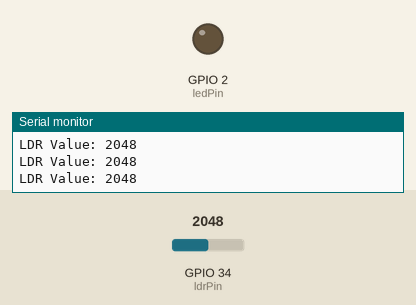
Simulated run of this sketch. Board: ESP32. On the bench: output pins drawn as LEDs (lit = HIGH), the last lines printed to the serial monitor. The inputs (shaded band) are chosen by the test bench; at power-on: GPIO 34 (ldrPin) = 2048.

Above: at 1.2 s.
1.3 s: GPIO 34 (ldrPin) set to 0
At 1.7 s:
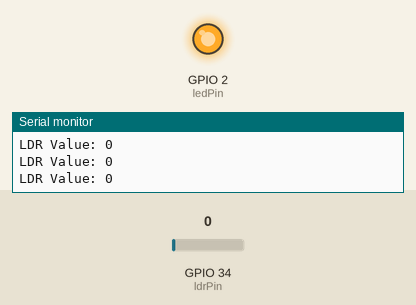
2.8 s: GPIO 34 (ldrPin) set to 491
At 4.2 s:
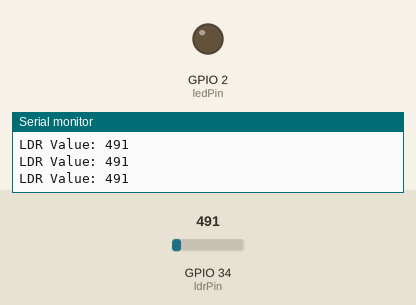
Timing chart, 0 to 5.8 s (numbered marks = the images above; inputs shaded):
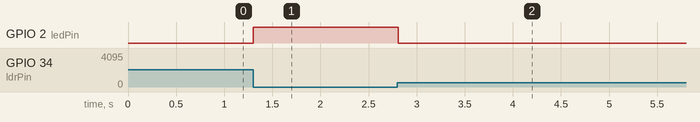

The sketch:

ldrtest.ino
```cpp
const int ldrPin = 34;
const int ledPin = 2;

void setup() {
  Serial.begin(115200);
  pinMode(ledPin, OUTPUT);
  digitalWrite(ledPin, LOW);
}

void loop() {
  int ldrValue = analogRead(ldrPin);
  if(ldrValue == 0){
    digitalWrite(ledPin, HIGH);
  }else{
    digitalWrite(ledPin, LOW);
  }
  Serial.print("LDR Value: ");
  Serial.println(ldrValue);
  delay(100); // Wait for 1 second before reading again
}
```

Measured:
- after the input at 1.3 s, GPIO 2 (ledPin): LOW → HIGH at once
- after the input at 2.8 s, GPIO 2 (ledPin): HIGH → LOW at once
